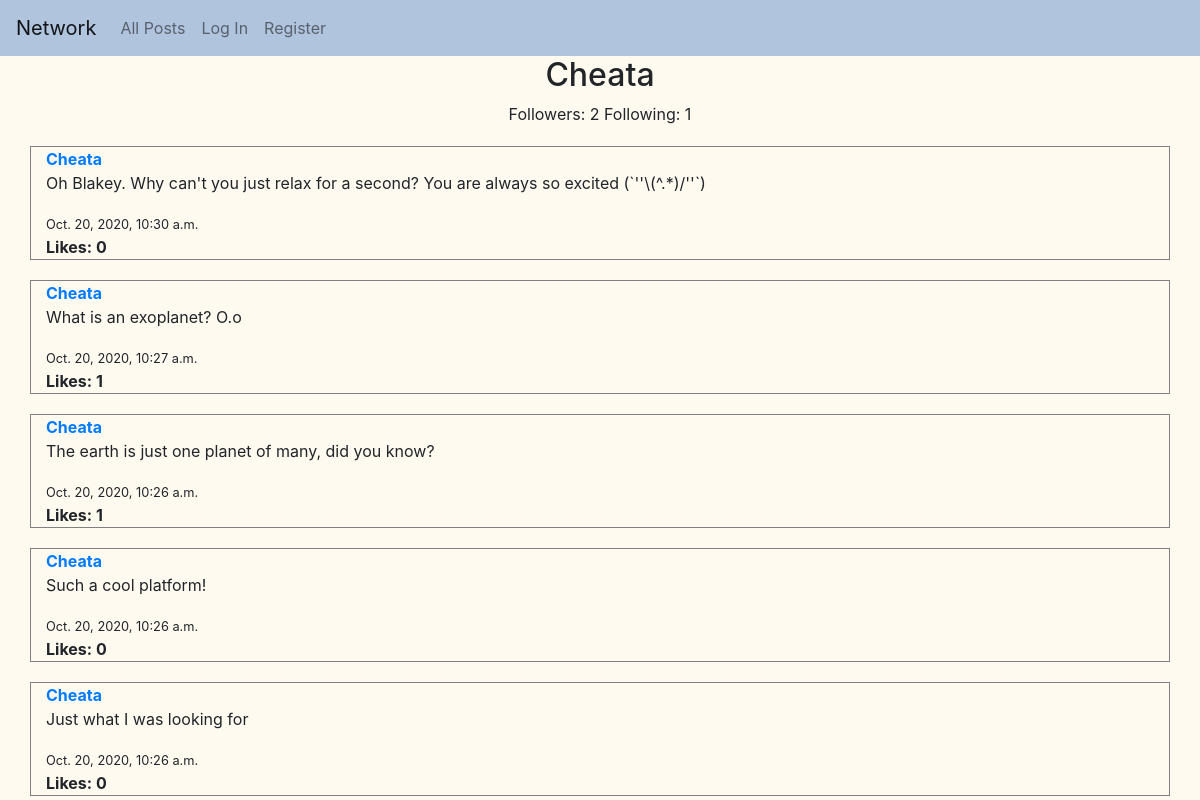
The page /profile/2 on the database its author committed.
### network/models.py (models this page shows, shortened)
class User(AbstractUser):
    followers = models.ManyToManyField("self", blank=True, symmetrical=False, related_name="following")

class Post(models.Model):
    author = models.ForeignKey("User", on_delete=models.CASCADE, related_name="posts")
    content = models.TextField()
    timestamp = models.DateTimeField(auto_now_add=True)
    likes = models.ManyToManyField("User")

### network/views.py (the view)
# urls.py: path("profile/<int:userid>", views.profile, name="profile"),
def profile(request, userid):
    profile = User.objects.get(id=userid)
    return render(request, "network/profile.html", {
        "followers": profile.followers.count(),
        "user_following": request.user in profile.followers.all(),
        "following": profile.following.count(),
        "profile": profile,
        "page_obj": profile.posts.all().order_by('-timestamp')
    })

### network/templates/network/profile.html (shortened to what this page needs)
{% extends "network/layout.html" %}
{% load static %}
{% block body %}
    <h2 style="text-align: center;">{{ profile.username }}</h2>
    <div style="text-align: center;">
        Followers: <span id="follower-count">{{ followers}}</span> Following: {{ following }}
    </div>
{% include 'network/posts.html' %}
{% endblock %}

### network/templates/network/posts.html (shortened to what this page needs)
<div id="posts">
    {% for post in page_obj %}
    <div class="container post-div">
        <a href="{% url 'profile' post.author.id %}"><strong>{{ post.author }}</strong></a>
        <p id="content-{{ post.id }}">{{ post.content}}</p>
        <small>{{ post.timestamp }}</small><br>
        <strong>Likes: <span id="likes-{{ post.id }}">{{ post.likes.all|length }}</span></strong>
    </div>
    {% endfor %}
</div>

### network/static/network/styles.css (style rules this page uses)
body { background-color: floralwhite; }
.post-div { border: 1px solid gray; width: 100%; margin-top: 20px; }

### rows shown on the page
User: username "Cheata"
Post: author "Cheata", content "Oh Blakey. Why can't you just relax for a second? You are always so excited (`''\\(^.*)/''`)", timestamp "Oct. 20, 2020, 10:30 a.m.", likes.all|length "0"
Post: author "Cheata", content "What is an exoplanet? O.o", timestamp "Oct. 20, 2020, 10:27 a.m.", likes.all|length "1"
Post: author "Cheata", content "The earth is just one planet of many, did you know?", timestamp "Oct. 20, 2020, 10:26 a.m.", likes.all|length "1"
Post: author "Cheata", content "Such a cool platform!", timestamp "Oct. 20, 2020, 10:26 a.m.", likes.all|length "0"
Post: author "Cheata", content "Just what I was looking for", timestamp "Oct. 20, 2020, 10:26 a.m.", likes.all|length "0"

### other values the page prints
{{ followers }} "2"
{{ following }} "1"
